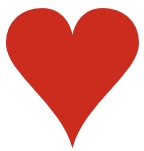
#> input picture images/templates/CUORE.jpg, 144 x 151 px
$ jupyter execute --allow-errors RecognizeCardGA.ipynb
#> lines starting #> are read from the running program, lines starting #| are printed output that depends on the picture; after the words box and inside, x2 and y2 are one past the last pixel; in counts of white or black regions, pixels touching at a corner belong together
<h1>Card recognition</h1>

<p style="font-size:18px;">
This project implements a card recognition system using algorithms and image processing techniques. The system processes images of playing cards to identify their values and suits.
</p>

<h3>Project: Giuseppe Adduce</h3>

## 1. Import Libraries and Define Main Parameters

In this first cell import the necessary libraries for the project.

[cell 1]
import cv2
import numpy as np
import os
import matplotlib.pyplot as plt
from sklearn.cluster import DBSCAN

## 2. Load the Image and Apply Edge Detection

In this step, load the card image and convert it to grayscale. Grayscale simplifies edge detection by reducing complexity and color information.
- **Edge Detection**: Apply the Canny edge detection algorithm to highlight the card's features. This technique isolates the shapes within the card image, which will later be compared against template shapes.

This process is essential as it prepares the image, making symbols within the card more detectable.

[cell 2]
def load_and_detect_edges(img_path):
    img = cv2.imread(img_path, cv2.IMREAD_GRAYSCALE)
    img_edges = cv2.Canny(img, 50, 150)
    img_color = cv2.imread(img_path)  # Per visualizzare a colori

    # Visualizza i risultati
    plt.figure(figsize=(10, 5))
    plt.subplot(1, 2, 1)
    plt.imshow(img, cmap='gray')
    plt.title('Image gray scale')

    plt.subplot(1, 2, 2)
    plt.imshow(img_edges, cmap='gray')
    plt.title('Edge Detection')
    plt.show()

    return img_edges, img_color

#> (the rest of this cell did not finish here and is left out)

## 3. Process Template Images

Load and prepare each template image (representing different card symbols) from a specified folder.
- **Template Preparation**: Each template image is loaded and processed through edge detection, similar to the card image, to highlight symbol contours.
- **Rotation**: A rotated version of each template (rotated 180 degrees) is created. This allows the system to detect symbols regardless of their orientation in the card image.

This step prepares a collection of symbol templates for accurate comparison against the card image.

[cell 3]
def process_templates(templates_folder):
#> called with templates_folder = 'images/templates/'
    templates = {}
    for template_name in os.listdir(templates_folder):
        template_path = os.path.join(templates_folder, template_name)
        template = cv2.imread(template_path, cv2.IMREAD_GRAYSCALE)
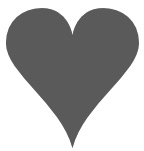
#> template: shape (151, 144); min 84, max 255, mean 172.8

        if template is not None:
            template_edges = cv2.Canny(template, 50, 150)
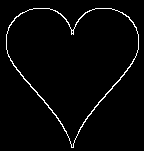
#> template_edges: shape (151, 144); 2.6% white in thin lines or dots, all inside (x1, y1, x2, y2) = (6, 8, 139, 148)
            template_rotated = cv2.rotate(template_edges, cv2.ROTATE_180)
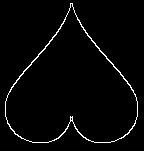
#> template_rotated: shape (151, 144); 2.6% white in thin lines or dots, all inside (x1, y1, x2, y2) = (5, 3, 138, 143)
            templates[template_name] = (template_edges, template_rotated)
#> pass 2 of the loop in process_templates, `for template_name in os.listdir(templates_folder):`:
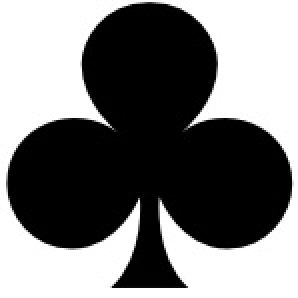
#> input picture images/templates/FIORI.jpg, 149 x 149 px (shown 2 times larger)
#> in process_templates, template is the input picture: shape (149, 149); min 0, max 255, mean 121.2
#> in process_templates, `template_edges = cv2.Canny(template, 50, 150)`:
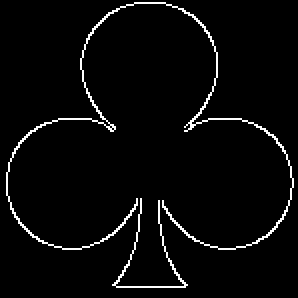
#> template_edges: shape (149, 149) (shown 2 times larger); 3.3% white in thin lines or dots
#> template_rotated: shape (149, 149); 3.3% white in thin lines or dots
#> pass 3 of the loop in process_templates, `for template_name in os.listdir(templates_folder):`:
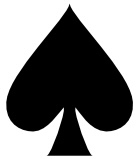
#> input picture images/templates/PICCHE.jpg, 139 x 159 px
#> in process_templates, template is the input picture: shape (159, 139); min 0, max 255, mean 132.6
#> in process_templates, `template_edges = cv2.Canny(template, 50, 150)`:
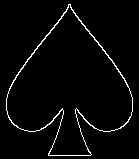
#> template_edges: shape (159, 139); 3% white in thin lines or dots, all inside (x1, y1, x2, y2) = (6, 4, 133, 156)
#> template_rotated: shape (159, 139); 3% white in thin lines or dots, all inside (x1, y1, x2, y2) = (6, 3, 133, 155)

    print("Templates processati:", list(templates.keys()))
#| Templates processati: ['CUORE.jpg', 'FIORI.jpg', 'PICCHE.jpg']
    return templates

templates = process_templates('images/templates/')
#> templates = 3 items
#> the sliders are set to card_name = 10_of_clubs.png

## 4. Template Matching

With the prepared card image and templates, now apply template matching.
- **Template Matching**: This technique slides each template across the card image to find locations where the template matches with high accuracy.
- **Position Collection**: Positions that meet a specified similarity threshold are recorded. These positions represent potential matches for symbols on the card.

The purpose of this step is to identify where symbols similar to the templates appear on the card, storing each matching location for further analysis.

[cell 4]
# [19 lines left out: function match_templates, not called in this run]

#> (the rest of this cell did not finish here and is left out)

## 5. Cluster Detected Symbols Using DBSCAN

Since multiple instances of the same symbol can appear on a card, we need to group them to count unique occurrences.
- **Clustering with DBSCAN**: DBSCAN, a density-based clustering algorithm, is applied to the matched positions. This groups symbols that are close together spatially, interpreting them as a single occurrence.
- **Counting Unique Symbols**: For each template, the number of clusters is counted. This count represents the unique symbols on the card.

Clustering helps accurately determine the number of each symbol type, avoiding double-counting overlapping matches.

[cell 5]
# [15 lines left out: function cluster_positions, not called in this run]

#> (the rest of this cell did not finish here and is left out)

## 6. Final Identification and Card Recognition

### Key Steps:

1. **Mapping Template Names**: A dictionary (`symbol_map`) maps template filenames to readable card descriptions, identifying the type of symbol detected.

2. **Determine and Print Card Value**: Based on the number of detected symbols, the function constructs a card description (e.g., "10 of hearts") and prints it.

3. **Display Processed Card Image**: The processed card image, with rectangles around detected symbols, is displayed using Matplotlib.

4. **Display Template Image**: The matched template image is shown next to the processed card, allowing a side-by-side comparison of the recognized symbol and the template used.

This side-by-side visualization aids in validating the matching accuracy and the overall recognition result.

[cell 6]
templates_folder = 'images/templates/'
# [63 lines left out: function recognize_card, not called in this run]

# Richiama la funzione con i valori ottenuti e l'immagine a colori
#> (the rest of this cell did not finish here and is left out)

This project is an alternative to the first, instead of making a manual insertion. I created a drop-down menu that gives the possibility to choose the card directly

<h1>Assignment 07 - Card Recognition</h1>

<p style="font-size:18px;">
I developed a function called <code>recognize_card</code> to identify playing cards based on the symbols present on them. Here are the main steps I followed:
</p>

<ol style="font-size:18px;">
    <li><b>Loading and Preprocessing</b>: I loaded the card image in grayscale and applied edge detection using the Canny algorithm. I also created a color copy to add annotations for the detected symbols.</li>
    <li><b>Template Scanning</b>: I scanned the template files in the specified folder and applied edge detection to each template, including a 180° rotated version.</li>
    <li><b>Template Matching</b>: I used <code>cv2.matchTemplate</code> to compare the card edges with those of the templates, storing the positions of detected symbols in a temporary list.</li>
    <li><b>Clustering with DBSCAN</b>: I used DBSCAN to group the symbols based on a minimum distance, identifying unique symbols.</li>
    <li><b>Symbol Counting</b>: I compared the number of symbols found for each template, updating the best match if a template had more symbols than previous ones.</li>
    <li><b>Mapping and Recognition</b>: I used a symbol map to translate the best-matching template into a readable description, such as “of hearts” or “Queen of diamonds.”</li>
    <li><b>Visualization and Output</b>: I added the symbol count to the image and displayed the result with Matplotlib, concluding with a printout of the card description.</li>
</ol>

<p style="font-size:18px;">
I also created an interactive interface with <code>ipywidgets</code> to allow image selection and dynamic execution of the <code>recognize_card</code> function.
</p>

[cell 7]
import cv2
import numpy as np
import os
import matplotlib.pyplot as plt
from sklearn.cluster import DBSCAN
from ipywidgets import interact
from IPython.display import display

def recognize_card(img_path, templates_folder, threshold=0.5, min_distance=30):
    # Load the card to analyze and apply edge detection
#> called with img_path = 'images/cards/10_of_clubs.png', templates_folder = 'images/templates/', threshold = 0.5, min_distance = 30
    img = cv2.imread(img_path, cv2.IMREAD_GRAYSCALE)
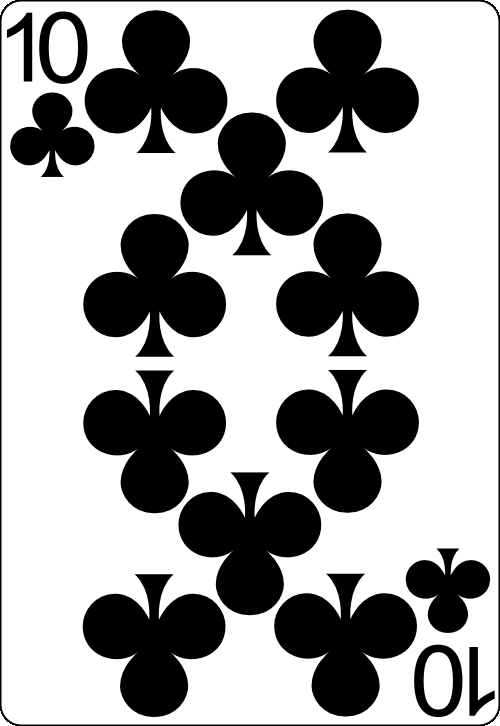
#> input picture images/cards/10_of_clubs.png, 500 x 726 px
#> img is the input picture: shape (726, 500); min 0, max 255, mean 161.8
    img_edges = cv2.Canny(img, 50, 150)  # Applica il rilevamento dei bordi
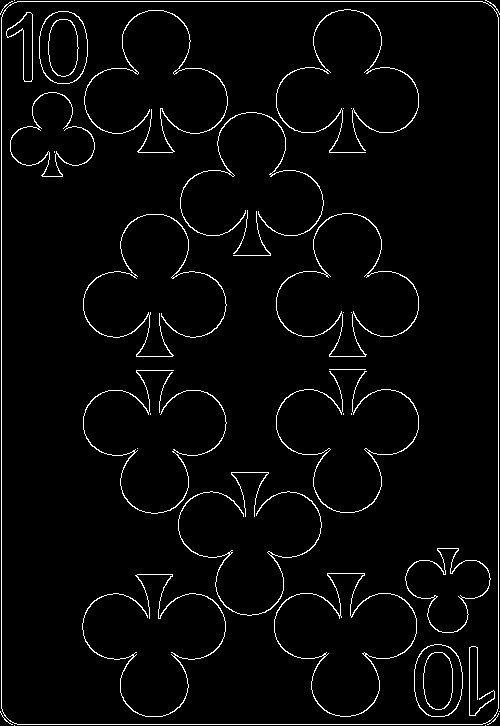
#> img_edges: shape (726, 500); 3.3% white in thin lines or dots
    img_color = cv2.imread(img_path)  # Copia a colori per la visualizzazione
    positions = []  # Lista delle posizioni dei simboli trovati
    best_template_name = None
    max_count = 0  # Variabile per conservare il conteggio massimo di simboli trovati

    # Scroll all template files in the specified folder
    for file_name in os.listdir(templates_folder):
        template_path = os.path.join(templates_folder, file_name)
        template = cv2.imread(template_path, cv2.IMREAD_GRAYSCALE)

        if template is None:
            continue

         # Apply edge detection to the template
        template_edges = cv2.Canny(template, 50, 150)

         # Template 180°
        template_rotated = cv2.rotate(template_edges, cv2.ROTATE_180)

        # Matching with original template and rotate template
        temp_positions = []  # Posizioni per il template corrente
        for temp in [template_edges, template_rotated]:
            # Ottieni le dimensioni del template
            w, h = temp.shape[::-1]

            # Template matching on the edges
            res = cv2.matchTemplate(img_edges, temp, cv2.TM_CCOEFF_NORMED)

            # Find all positions that exceed the threshold
            loc = np.where(res >= threshold)

            for pt in zip(*loc[::-1]):
                temp_positions.append(pt)  # Aggiungi la posizione del simbolo trovata
                cv2.rectangle(img_color, pt, (pt[0] + w, pt[1] + h), (0, 255, 0), 2)
#> this loop made 2 passes
#> (w, h, loc) on passes 1 to 2: (144, 151, (empty array, empty array)), (144, 151, (empty array, empty array))
#> pass 1, in recognize_card, `res = cv2.matchTemplate(img_edges, temp, cv2.TM_CCOEFF_NORMED)`:
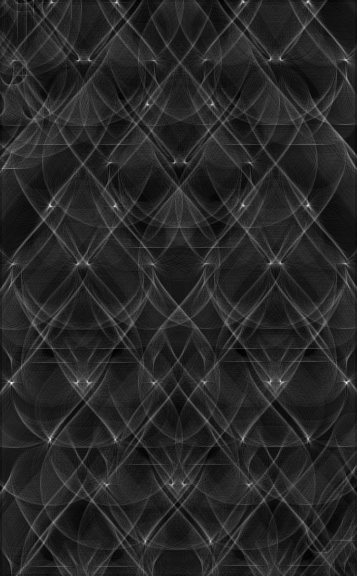
#> res: shape (576, 357) float32; min -0.0292, max 0.16, mean -0.00019; drawn with min black and max white
#> pass 2, in recognize_card, `res = cv2.matchTemplate(img_edges, temp, cv2.TM_CCOEFF_NORMED)`:
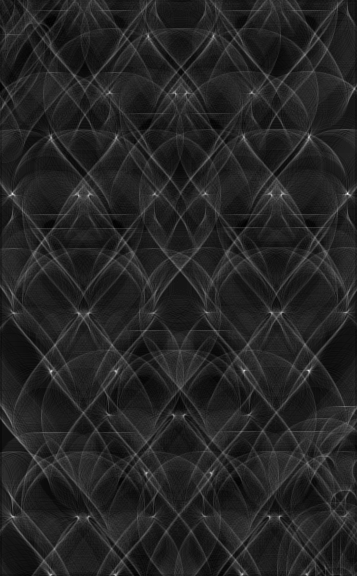
#> res: shape (576, 357) float32; min -0.03, max 0.177, mean -0.00019; drawn with min black and max white
#> after the loop, temp_positions = []

        # Apply DBSCAN at the end of the loop for the current model
        if temp_positions:
            # Convert position in array NumPy for clustering
            positions_array = np.array(temp_positions)
            clustering = DBSCAN(eps=min_distance, min_samples=1).fit(positions_array)

            # Count the number of clusters found for this template
            num_symbols = len(set(clustering.labels_))  # Ogni cluster rappresenta un simbolo unico

            # Update the best template if it has more symbols than the previous one
            if num_symbols > max_count:
                max_count = num_symbols
                best_template_name = file_name  # Salva il nome del template corrente come miglior risultato
#> pass 2 of the loop in recognize_card, `for file_name in os.listdir(templates_folder):`:
#> the loop in recognize_card, `for temp in [template_edges, template_rotated]:` made 2 passes
#> (w, h, loc) on passes 1 to 2: (149, 149, 11 positions, rows 8 to 213, columns 80 to 273), (149, 149, 12 positions, rows 365 to 570, columns 80 to 274)
#> after the loop in recognize_card, `for temp in [template_edges, template_rotated]:`:
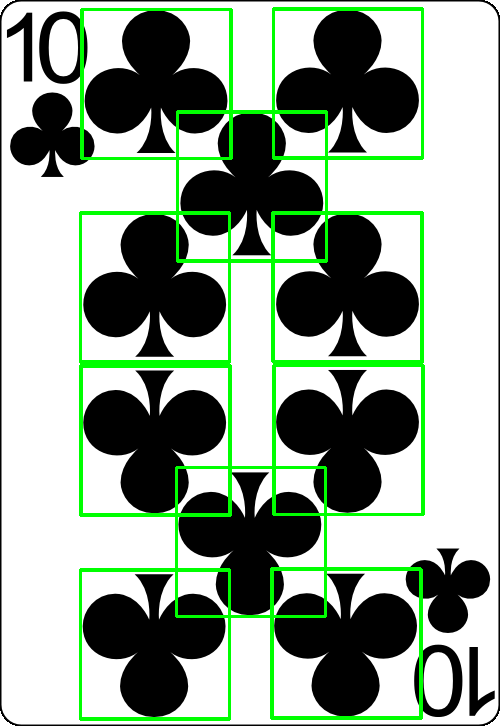
#> img_color: shape (726, 500, 3); 5.85% of pixels changed, all inside (x1, y1, x2, y2) = (79, 7, 425, 721)
#> after the loop in recognize_card, `for temp in [template_edges, template_rotated]:`: temp_positions = [(273, 8), (81, 9), (82, 9), (273, 9), (177, 111), (177, 112), (80, 212), (272, 212), (273, 212), (80, 213), (273, 213), (80, 365), (81, 365), (273, 365), (274, 365), (80, 366), (81, 366), (176, 467), (271, 568), (80, 569), (271, 569), (272, 569), (80, 570)]
#> positions_array = 23 rows, first 8: [273, 8], [81, 9], [82, 9], [273, 9], [177, 111], [177, 112], [80, 212], [272, 212]
#> num_symbols = 10
#> pass 3 of the loop in recognize_card, `for file_name in os.listdir(templates_folder):`:
#> the loop in recognize_card, `for temp in [template_edges, template_rotated]:` made 2 passes
#> (w, h, loc) on passes 1 to 2: (139, 159, (empty array, empty array)), (139, 159, (empty array, empty array))
#> pass 2, in recognize_card, `res = cv2.matchTemplate(img_edges, temp, cv2.TM_CCOEFF_NORMED)`:
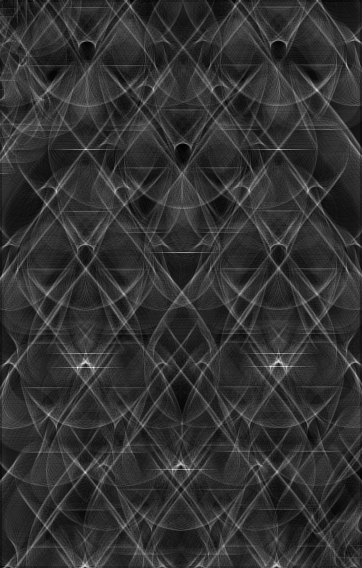
#> res: shape (568, 362) float32; min -0.0298, max 0.122, mean -2.07e-05; drawn with min black and max white
#> after the loop in recognize_card, `for temp in [template_edges, template_rotated]:`: temp_positions = []

    # Mapping the detected template to a readable description
    symbol_map = {
        "CUORE.jpg": "di cuori / of hearts",
        "FIORI.jpg": "di fiori / of clubs",
        "PICCHE.jpg": "di picche / of spades",
        "QUADRI.jpg": "di quadri / of diamonds",
        "FIORE_REGINA_CUORI.jpg": "Regina di cuori / Queen of hearts",
        "FIORE_REGINA_FIORI.jpg": "Regina di fiori / Queen of clubs",
        "FIORE_REGINA_PICCHE.jpg": "Regina di picche / Queen of spades",
        "FIORE_REGINA_QUADRI.jpg": "Regina di quadri / Queen of diamonds",
        "JACK_QUADRI.jpg": "Jack di quadri / Jack of diamonds",
        "JACK_PICCHE.jpg": "Jack di picche / Jack of spades",
        "JACK_FIORI.jpg": "Jack di fiori / Jack of clubs",
        "JACK_CUORI.jpg": "Jack di cuori / Jack of hearts",
        "RE_CUORI.jpg": "Re di cuori / King of hearts",
        "RE_QUADRI.jpg": "Re di quadri / King of diamonds",
        "RE_PICCHE.jpg": "Re di picche / King of spades",
        "RE_FIORI.jpg": "Re di fiori / King of clubs",
        "ASSO_CUORI.jpg": "ASSO di cuori / ACE of hearts",
        "ASSO_QUADRI.jpg": "ASSO di quadri / ACE of diamonds",
        "ASSO_PICCHE.jpg": "ASSO di picche / ACE of spades",
        "ASSO_FIORI.jpg": "ASSO di fiori / ACE of clubs",
    }
    detected_symbol = symbol_map.get(best_template_name.replace(".png", ""), "Nessun simbolo rilevato")

    # Determines the value of the card based on the detected symbol and count
    if detected_symbol and any(x in detected_symbol for x in ["King", "Jack", "Queen", "ACE"]):
        card_value = detected_symbol
    else:
        card_value = f"{max_count} {detected_symbol}" if detected_symbol else "Nessun simbolo rilevato"
#> card_value = '10 di fiori / of clubs'

    # Add the title (number of symbols found) as text at the bottom left
    title_text = f"Simboli trovati: {max_count}"
#> title_text = 'Simboli trovati: 10'
    cv2.putText(img_color, title_text, (10, img_color.shape[0] - 20), cv2.FONT_HERSHEY_SIMPLEX, 0.6, (0, 0, 255), 1, cv2.LINE_AA)
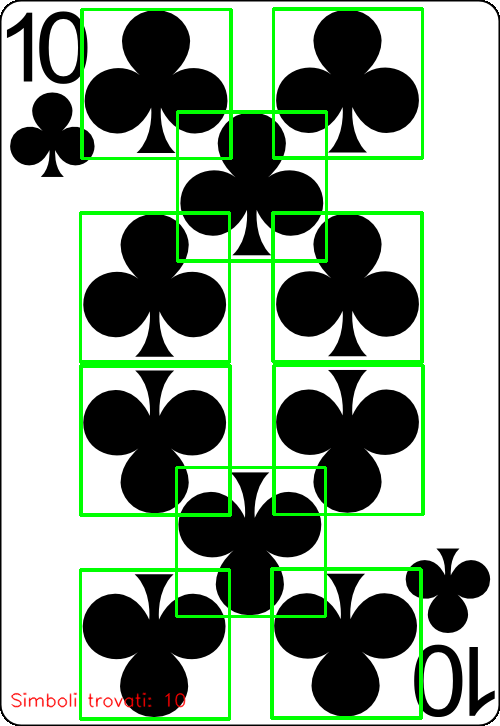
#> img_color: shape (726, 500, 3); 0.3% of pixels changed, all inside (x1, y1, x2, y2) = (10, 692, 186, 708)

    # Convert image to RGB for viewing with Matplotlib
    img_color_rgb = cv2.cvtColor(img_color, cv2.COLOR_BGR2RGB)

    # View the image with Matplotlib
    plt.figure(figsize=(8, 8))
    plt.imshow(img_color_rgb)
    plt.axis('off')
    plt.show()

    # Prints the counting result and the matching template
    print(f"The card is: {card_value}")
#| The card is: 10 di fiori / of clubs

def choose_and_recognize_card(templates_folder):
    # List of cards in the folder 'images/cards'
    cards_folder = 'images/cards'
    card_files = [f for f in os.listdir(cards_folder) if f.endswith('.png') or f.endswith('.jpg')]

    # Function to interact with the menu
    def on_select(card_name):
        img_path = os.path.join(cards_folder, card_name)
        recognize_card(img_path, templates_folder)

    # Interactive interface with drop-down menu
    interact(on_select, card_name=card_files)

# Image path and templates folder + function
templates_folder = 'images/templates/'
choose_and_recognize_card(templates_folder)
